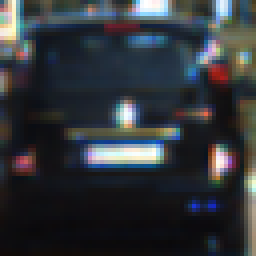
#> input picture data/vehicles/1030.png, 64 x 64 px, given in place of 145.png, which was not available (shown 4 times larger); the run also reads 1 picture not shown here
$ jupyter execute preprocessing.ipynb   (shell and % lines are left out)   (text cells are left out)
#> lines starting #> are read from the running program, lines starting #| are printed output that depends on the picture; pictures that were not available may be replaced by others from this repository, and a replacement may not be noted
[cell 1]

import glob
import os
import re

import matplotlib.image as mpimg
import pandas as pd
import PIL
import cv2
import matplotlib.pyplot as plt
import numpy as np
import math
import skimage.morphology as morph
from skimage import io, color
from PIL import Image
import skimage

[cell 2]
def img_read(filename, mode = 'color'):
#> called with filename = '../data/vehicles/145.png', mode = 'color'
    if(mode == 'color'):
        return cv2.cvtColor(cv2.imread(filename),cv2.COLOR_BGR2RGB)
    elif(mode=='grayscale' or mode=='greyscale' or mode == 'gray' or mode == 'grey'):
        return cv2.imread(filename, cv2.IMREAD_GRAYSCALE)
    elif(mode=='yuv' or mode=='YUV'):
        return cv2.cvtColor(cv2.imread(filename),cv2.COLOR_BGR2YUV)
    elif(mode=='hsv' or mode=='HSV'):
        return cv2.cvtColor(cv2.imread(filename),cv2.COLOR_BGR2HSV)
    elif(mode=='lab' or mode=='LAB'):
        return cv2.cvtColor(cv2.imread(filename),cv2.COLOR_BGR2LAB)
    else:
        return None

def norm_image(img):
    img_pil = Image.fromarray(img)
    """
    Normalize PIL image

    Normalizes luminance to (mean,std)=(0,1), and applies a [1%, 99%] contrast stretch
    """
    img_y, img_b, img_r = img_pil.convert('YCbCr').split()
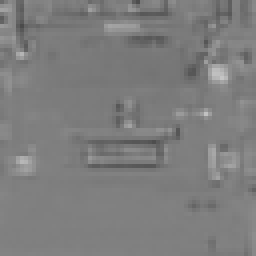
#> img_r: PIL image 64x64 L (shown 4 times larger); min 75, max 197, mean 125.3

    img_y_np = np.asarray(img_y).astype(float)

    img_y_np /= 255
    img_y_np -= img_y_np.mean()
    img_y_np /= img_y_np.std()
    scale = np.max([np.abs(np.percentile(img_y_np, 1.0)),
                    np.abs(np.percentile(img_y_np, 99.0))])
#> scale = 3.78
    img_y_np = img_y_np / scale
    img_y_np = np.clip(img_y_np, -1.0, 1.0)
    img_y_np = (img_y_np + 1.0) / 2.0

    img_y_np = (img_y_np * 255 + 0.5).astype(np.uint8)

    img_y = Image.fromarray(img_y_np)

    img_ybr = Image.merge('YCbCr', (img_y, img_b, img_r))
#> img_ybr: PIL image 64x64 YCbCr; mean of channels 0, 1, 2 127.5, 130.5, 125.3

    img_nrm = img_ybr.convert('RGB')

    open_cv_image = np.array(img_nrm)

    return open_cv_image

#Definir la función de transformación de la imagen (corrección gamma)
def gamma_correction(img, a, gamma):

    #Crear copia de la imagen tipo flotante dada la normalización
    img_copy = img.copy().astype(np.float32)/255.0
    #La función corrección gamma es de la forma ax^gamma donde x es la imagen de entrada
    res_gamma = cv2.pow(img_copy, gamma)
    res = cv2.multiply(res_gamma, a)

    #Asegurar que la los datos queden entre 0 y 255 y sean uint8
    res[res<0] = 0
    res = res*255.0
    res[res>255] = 255

    res = res.astype(np.uint8)

    return res

def histogram_equalization(img):

    #Crear matriz de ceros del tamaño de la imagen y tipo de dato flotante
    res = np.zeros(img.shape, np.float32)
    #Crear un vector 1-D de la matriz de la imagen es decir \aplanarla\
    img_raveled = img.ravel()
    #Generar el histograma normalizado de la imagen
    hist_norm = plt.hist(img_raveled, bins=255, range=(0.0, 255.0), density=True)
    #Limpiar la figura actual
    plt.clf()
    #hist_norm[0] es un vector de probabilidades. Añadir al vector el valor [1 - sumatoria de sus datos]
    pdf = hist_norm[0]
    np.append(pdf, 1.0 - np.sum(pdf))
    #Dado que se añade un dato se realiza la sumatoria de valores sobre todo el vector
    cdf = [np.sum(pdf[0:x]) for x in range(0,256)]
    #Hallar el valor mínimo y máximo de la imagen
    gmin = np.min(img)
    gmax = np.max(img)

    #Generar F(g) - Función de ecualización
    for g in range(0,256):
        res[img == g] = (gmax - gmin)*cdf[g] + gmin
    #Asegurar que los datos sean uint8 y esten en el rango correspondiente
    res[res<0] = 0
    res[res>255] = 255
    res = res.astype(np.uint8)
    return res

#definicion de funcion para la aplicacion del filtro de media.
def filtro_mediab(imag,k_size):
    #Aplica suavizado mediante la funcion blur
    res1 = cv2.blur(imag,(k_size,k_size),borderType=cv2.BORDER_REPLICATE )

    return res1

def filtro_media2d(imag,k_size):
    #Aplica suavizado mediante filter2D
    kernel = np.ones((k_size,k_size),np.float64)/(k_size**2)
    res2 = cv2.filter2D(imag, ddepth=-1, kernel= kernel, borderType=cv2.BORDER_REPLICATE)

    return res2

def minimum_filter(img,k_size):
    #Crear matriz de ceros del tamaño de imagen de entrada
    res = np.zeros(img.shape, np.uint8)
    #Definir el radio del kernel
    r = math.floor(k_size/2)
    #Recorrer cada posición i,j de la imagen con el kernel
    for i in range(r, img.shape[0]-r):
        for j in range(r, img.shape[1]-r):
            #Tamaño de la ventana
            window = img[i-r:i+r+1,j-r:j+r+1]
            #Cambiar el valor de la posición i,j de la imagen por el de la ventana
            min_val = np.min(window)
            res[i,j] = min_val
    return res

#Definir función de Filtro del Máximo
def maximum_filter(img,k_size):
    #Crear una matriz de ceros del tamaño de la imagen de entrada
    res = np.zeros(img.shape, np.uint8)
    #Radio del kernel
    r = math.floor(k_size/2)
    #Recorrer cada posición i,j de la imagen con el kernel
    for i in range(r, img.shape[0]-r):
        for j in range(r, img.shape[1]-r):
            #Tamaño de la ventana
            window = img[i-r:i+r+1,j-r:j+r+1]
            #Cambiar el valor de la posición i,j de la imagen por el de la ventana
            max_val = np.max(window)
            res[i,j] = max_val
    return res

[cell 3]
image_path = '145.png'
img_rgb = img_read('../data/vehicles/'+image_path)
img_norm = norm_image(img_rgb)

#Modelo RGB
img_R = img_rgb[:,:,0]
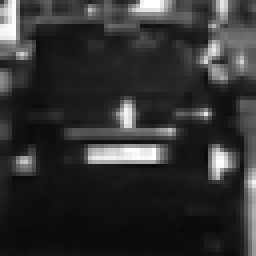
#> img_R: shape (64, 64) (shown 4 times larger); min 9, max 255, mean 49.6
img_G = img_rgb[:,:,1]
img_B = img_rgb[:,:,2]
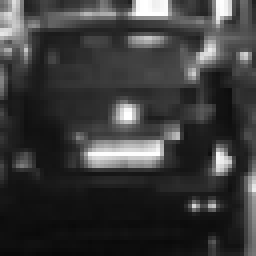
#> img_B: shape (64, 64) (shown 4 times larger); min 8, max 255, mean 58

fig, (ax1, ax2, ax3) = plt.subplots(1,3, figsize=(15, 6))

fig.suptitle('Canales RGB original', fontsize=15)
ax1.set_title('Canal R')
ax1.imshow(img_R, cmap='gray')
ax2.set_title('Canal G')
ax2.imshow(img_G, cmap='gray')
ax3.set_title('Canal B')
ax3.imshow(img_B, cmap='gray')

#Modelo RGB
img_R = img_norm[:,:,0]
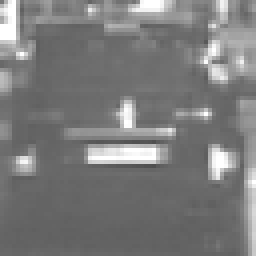
#> img_R: shape (64, 64) (shown 4 times larger); min 78, max 255, mean 123.2
img_G = img_norm[:,:,1]
img_B = img_norm[:,:,2]

fig, (ax1, ax2, ax3) = plt.subplots(1,3, figsize=(15, 6))

fig.suptitle('Canales RGB Normalizado', fontsize=15)
ax1.set_title('Canal R')
ax1.imshow(img_R, cmap='gray')
ax2.set_title('Canal G')
ax2.imshow(img_G, cmap='gray')
ax3.set_title('Canal B')
ax3.imshow(img_B, cmap='gray')

[cell 4]
img_cmy = img_read('../data/vehicles/'+image_path)
img_cmy_norm = norm_image(img_cmy)

#Modelo CMY
img_C= 255 - img_cmy[:,:,0]
img_M = 255 - img_cmy[:,:,1]
img_Y = 255 - img_cmy[:,:,2]
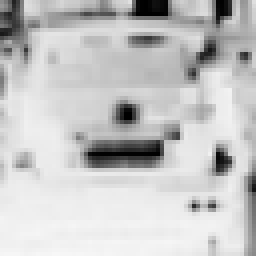
#> img_Y: shape (64, 64) (shown 4 times larger); min 0, max 247, mean 197

fig, (ax1, ax2, ax3) = plt.subplots(1,3, figsize=(15, 6))

fig.suptitle('Canales CMY Original', fontsize=15)
ax1.set_title('Canal C')
ax1.imshow(img_C, cmap='gray')
ax2.set_title('Canal M')
ax2.imshow(img_M, cmap='gray')
ax3.set_title('Canal Y')
ax3.imshow(img_Y, cmap='gray')

#Modelo CMY
img_C= 255 - img_cmy_norm[:,:,0]
img_M = 255 - img_cmy_norm[:,:,1]
img_Y = 255 - img_cmy_norm[:,:,2]
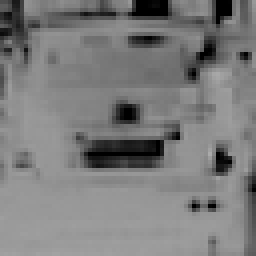
#> img_Y: shape (64, 64) (shown 4 times larger); min 0, max 170, mean 123.7

fig, (ax1, ax2, ax3) = plt.subplots(1,3, figsize=(15, 6))

fig.suptitle('Canales CMY Normalizado', fontsize=15)
ax1.set_title('Canal C')
ax1.imshow(img_C, cmap='gray')
ax2.set_title('Canal M')
ax2.imshow(img_M, cmap='gray')
ax3.set_title('Canal Y')
ax3.imshow(img_Y, cmap='gray')

[cell 5]
img_yuv = img_read('../data/vehicles/'+image_path, 'yuv')
#> in img_read (call 3), `return cv2.cvtColor(cv2.imread(filename),cv2.COLOR_BGR2YUV)`: returned value: shape (64, 64, 3); mean of channels 0, 1, 2 52.7, 130.5, 125.2
img_yuv_norm = norm_image(img_yuv)
#> in norm_image (call 3), `img_y, img_b, img_r = img_pil.convert('YCbCr').split()`:
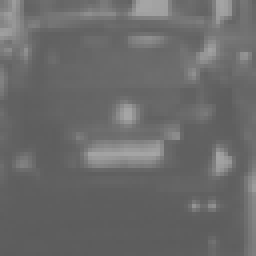
#> img_y: PIL image 64x64 L (shown 4 times larger); min 92, max 165, mean 106.2
#> in norm_image (call 3), `img_y, img_b, img_r = img_pil.convert('YCbCr').split()`:
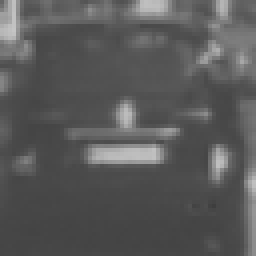
#> img_r: PIL image 64x64 L (shown 4 times larger); min 62, max 197, mean 89.1
#> in norm_image (call 3), `scale = np.max([np.abs(np.percentile(img_y_np, 1.0)), np.abs(np.percen..`: scale = 3.67
#> in norm_image (call 3), `img_y_np = (img_y_np + 1.0) / 2.0`:
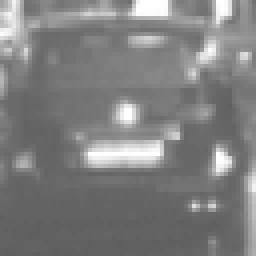
#> img_y_np: shape (64, 64) float64 (shown 4 times larger); min 0.371, max 1, mean 0.5
#> in norm_image (call 3), `img_ybr = Image.merge('YCbCr', (img_y, img_b, img_r))`: img_ybr: PIL image 64x64 YCbCr; mean of channels 0, 1, 2 127.4, 138, 89.1
#> in norm_image (call 3), `img_nrm = img_ybr.convert('RGB')`:
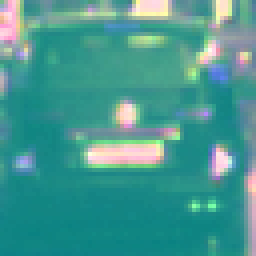
#> img_nrm: PIL image 64x64 RGB (shown 4 times larger); mean R, G, B 70.4, 151.3, 144.7

#Modelo YUV

img_Y = img_yuv[:,:,0]
img_U =  img_yuv[:,:,1]
img_V = img_yuv[:,:,2]

fig, (ax1, ax2, ax3) = plt.subplots(1,3, figsize=(15, 6))

fig.suptitle('Canales YUV Original', fontsize=15)
ax1.set_title('Canal Y')
ax1.imshow(img_Y, cmap='gray')
ax2.set_title('Canal U')
ax2.imshow(img_U, cmap='gray')
ax3.set_title('Canal V')
ax3.imshow(img_V, cmap='gray')

#Modelo YUV

img_Y = img_yuv_norm[:,:,0]
img_U =  img_yuv_norm[:,:,1]
img_V = img_yuv_norm[:,:,2]

fig, (ax1, ax2, ax3) = plt.subplots(1,3, figsize=(15, 6))

fig.suptitle('Canales YUV Normalizado', fontsize=15)
ax1.set_title('Canal Y')
ax1.imshow(img_Y, cmap='gray')
ax2.set_title('Canal U')
ax2.imshow(img_U, cmap='gray')
ax3.set_title('Canal V')
ax3.imshow(img_V, cmap='gray')

[cell 6]
img_hsv = img_read('../data/vehicles/'+image_path, 'hsv')
img_hsv_norm = norm_image(img_hsv)

#Modelo HSV

img_H = img_hsv[:,:,0]
img_S =  img_hsv[:,:,1]
img_V = img_hsv[:,:,2]

fig, (ax1, ax2, ax3) = plt.subplots(1,3, figsize=(15, 6))

fig.suptitle('Canales HSV Originales', fontsize=15)
ax1.set_title('Canal H')
ax1.imshow(img_H, cmap='gray')
ax2.set_title('Canal S')
ax2.imshow(img_S, cmap='gray')
ax3.set_title('Canal V')
ax3.imshow(img_V, cmap='gray')

#Modelo HSV

img_H = img_hsv_norm[:,:,0]
img_S =  img_hsv_norm[:,:,1]
img_V = img_hsv_norm[:,:,2]

fig, (ax1, ax2, ax3) = plt.subplots(1,3, figsize=(15, 6))

fig.suptitle('Canales HSV Normalizados', fontsize=15)
ax1.set_title('Canal H')
ax1.imshow(img_H, cmap='gray')
ax2.set_title('Canal S')
ax2.imshow(img_S, cmap='gray')
ax3.set_title('Canal V')
ax3.imshow(img_V, cmap='gray')

[cell 7]
img_lab = img_read('../data/vehicles/'+image_path, 'lab')
img_lab_norm = norm_image(img_lab)

#Modelo LAB

img_L = img_lab[:,:,0]
img_A =  img_lab[:,:,1]
img_B = img_lab[:,:,2]

fig, (ax1, ax2, ax3) = plt.subplots(1,3, figsize=(15, 6))
fig.suptitle('Canales LAB Originales', fontsize=15)
ax1.set_title('Canal L')
ax1.imshow(img_L, cmap='gray')
ax2.set_title('Canal A')
ax2.imshow(img_A, cmap='gray')
ax3.set_title('Canal B')
ax3.imshow(img_B, cmap='gray')

#Modelo LAB

img_L = img_lab_norm[:,:,0]
img_A =  img_lab_norm[:,:,1]
img_B = img_lab_norm[:,:,2]

fig, (ax1, ax2, ax3) = plt.subplots(1,3, figsize=(15, 6))
fig.suptitle('Canales LAB Normalizados', fontsize=15)
ax1.set_title('Canal L')
ax1.imshow(img_L, cmap='gray')
ax2.set_title('Canal A')
ax2.imshow(img_A, cmap='gray')
ax3.set_title('Canal B')
ax3.imshow(img_B, cmap='gray')

[cell 8]
image_path_one = '50.png'
img_rgb = img_read('../data/vehicles/'+image_path_one)

#Modelo RGB
img_R = img_rgb[:,:,0]
img_G = img_rgb[:,:,1]
img_B = img_rgb[:,:,2]

fig, (ax1, ax2, ax3) = plt.subplots(1,3, figsize=(15, 6))

fig.suptitle('Canales RGB original', fontsize=15)
ax1.set_title('Canal R')
ax1.imshow(img_R, cmap='gray')
ax2.set_title('Canal G')
ax2.imshow(img_G, cmap='gray')
ax3.set_title('Canal B')
ax3.imshow(img_B, cmap='gray')

[cell 9]
img_yuv = img_read('../data/vehicles/'+image_path_one, 'yuv')

#Modelo YUV

img_Y = img_yuv[:,:,0]
img_U =  img_yuv[:,:,1]
img_V = img_yuv[:,:,2]

fig, (ax1, ax2, ax3) = plt.subplots(1,3, figsize=(15, 6))

fig.suptitle('Canales YUV Original', fontsize=15)
ax1.set_title('Canal Y')
ax1.imshow(img_Y, cmap='gray')
ax2.set_title('Canal U')
ax2.imshow(img_U, cmap='gray')
ax3.set_title('Canal V')
ax3.imshow(img_V, cmap='gray')

[cell 10]
img_hsv = img_read('../data/vehicles/'+image_path_one, 'hsv')

#Modelo HSV

img_H = img_hsv[:,:,0]
img_S =  img_hsv[:,:,1]
img_V = img_hsv[:,:,2]

fig, (ax1, ax2, ax3) = plt.subplots(1,3, figsize=(15, 6))

fig.suptitle('Canales HSV Originales', fontsize=15)
ax1.set_title('Canal H')
ax1.imshow(img_H, cmap='gray')
ax2.set_title('Canal S')
ax2.imshow(img_S, cmap='gray')
ax3.set_title('Canal V')
ax3.imshow(img_V, cmap='gray')

[cell 11]
sharp_kernel = np.array([[0,-1,0], [-1,5,-1], [0,-1,0]])
img_G_sharp = cv2.filter2D(img_G, -1, sharp_kernel)
img_Y_sharp = cv2.filter2D(img_Y, -1, sharp_kernel)

fig, (ax1, ax2) = plt.subplots(1,2, figsize=(15, 6))

fig.suptitle('Comparación Kernel R', fontsize=15)
ax1.set_title('Original')
ax1.imshow(img_G, cmap='gray')
ax2.set_title('Después del kernel')
ax2.imshow(img_G_sharp, cmap='gray')

fig, (ax1, ax2) = plt.subplots(1,2, figsize=(15, 6))

fig.suptitle('Comparación Kernel Y', fontsize=15)
ax1.set_title('Original')
ax1.imshow(img_Y, cmap='gray')
ax2.set_title('Después del kernel')
ax2.imshow(img_Y_sharp, cmap='gray')

[cell 12]
#Definir la función ecualización del histograma cuyo parámetro es una imagen
img_rgb1 = img_read('../data/vehicles/'+image_path_one)
#Modelo RGB
img_G2 = img_rgb1

#Leer la imagen y aplicar la transformación ecualización del histograma sobre ésta

res_ecua = histogram_equalization(img_G2)
#> in histogram_equalization, `img_raveled = img.ravel()`: img_raveled = 12288 values, max 255 at index 2736, min 3 at index 8637, mean 77.62
#> in histogram_equalization, `pdf = hist_norm[0]`: pdf = 255 values, max 0.0251 at index 25, min 0 at index 0, mean 0.00392
#> in histogram_equalization, `cdf = [np.sum(pdf[0:x]) for x in range(0,256)]`: cdf = 256 values from 0 to 1
#> in histogram_equalization, `gmin = np.min(img)`: gmin = 3
#> in histogram_equalization, `gmax = np.max(img)`: gmax = 255

#Generar subplot 2x3 para mostrar imagen histograma y función de densidad acumulada
fig, arreglo_plots = plt.subplots(2,2 ,figsize=(10 ,10))
colors = ('r','g','b')

arreglo_plots[0,0].set_title('Imagen original')
arreglo_plots[0,0].imshow(img_G2, cmap='gray')
arreglo_plots[0,1].set_title('Histograma original')
img_array_i = img_G.ravel()
#> img_array_i = 4096 values, max 255 at index 975, min 16 at index 3002, mean 76.83
_=arreglo_plots[0,1].hist(img_array_i,histtype='step', bins=255 ,
                            range=(0.0, 255.0),density=True ,color=colors[1])

arreglo_plots[1,0].set_title('Imagen modificada')
arreglo_plots[1,0].imshow(res_ecua, cmap="gray")
arreglo_plots[1,1].set_title('Histograma modificado')
img_array_i = res_ecua.ravel()
#> img_array_i = 12288 values, max 255 at index 2736, min 3 at index 2529, mean 127.2
_=arreglo_plots[1,1].hist(img_array_i,histtype='step', bins=255,
                          range=(0.0, 255.0),density=True, color=colors[1])

[cell 13]
image_path = "145.png"
#Definir la función ecualización del histograma cuyo parámetro es una imagen
img_rgb1 = img_read('../data/vehicles/'+image_path)
#Modelo RGB
img_G2 = img_rgb1

#Leer la imagen y aplicar la transformación ecualización del histograma sobre ésta

res_ecua2 = histogram_equalization(img_G2)

#Generar subplot 2x3 para mostrar imagen histograma y función de densidad acumulada
fig, arreglo_plots = plt.subplots(2,2 ,figsize=(10 ,10))
colors = ('r','g','b')

arreglo_plots[0,0].set_title('Imagen original')
arreglo_plots[0,0].imshow(img_G2, cmap='gray')
arreglo_plots[0,1].set_title('Histograma original')
img_array_i = img_G.ravel()
#> img_array_i = 4096 values, max 255 at index 975, min 16 at index 3002, mean 76.83
_=arreglo_plots[0,1].hist(img_array_i,histtype='step', bins=255 ,
                            range=(0.0, 255.0),density=True ,color=colors[1])

arreglo_plots[1,0].set_title('Imagen modificada')
arreglo_plots[1,0].imshow(res_ecua2, cmap="gray")
arreglo_plots[1,1].set_title('Histograma modificado')
img_array_i = res_ecua2.ravel()
#> img_array_i = 12288 values, max 255 at index 108, min 8 at index 5976, mean 129.4
_=arreglo_plots[1,1].hist(img_array_i,histtype='step', bins=255,
                          range=(0.0, 255.0),density=True, color=colors[1])

[cell 14]
res_gauss = cv2.GaussianBlur(img_G2,(5, 5),2)
res_gauss_ecua= cv2.GaussianBlur(res_ecua2,(5, 5),2)

fig, (ax1, ax2, ax3) = plt.subplots(1,3, figsize=(15, 6))
ax1.set_title("Imagen Sin Filtro")
ax1.imshow(img_G2)
ax2.set_title("Imagen con Filtro Gaussiano")
ax2.imshow(res_gauss)
ax3.set_title("Imagen ecualizada con Filtro Gaussiano")
ax3.imshow(res_gauss_ecua)

[cell 15]
img_rgb1 = img_read('../data/vehicles/'+image_path_one)
#Modelo RGB
img_G2 = img_rgb1

res_gauss = cv2.GaussianBlur(img_G2,(5, 5),2)
res_gauss_ecua= cv2.GaussianBlur(res_ecua,(5, 5),2)

fig, (ax1, ax2, ax3) = plt.subplots(1,3, figsize=(15, 6))
ax1.set_title("Imagen Sin Filtro")
ax1.imshow(img_G2)
ax2.set_title("Imagen con Filtro Gaussiano")
ax2.imshow(res_gauss)
ax3.set_title("Imagen ecualizada con Filtro Gaussiano")
ax3.imshow(res_gauss_ecua)

[cell 16]
k_size=3 #valor tamaño del kernel
#CANAL G - RGB
fmb_imagen5,fmd_imagen5 = filtro_mediab(res_ecua,k_size),filtro_media2d(img_G2,k_size)
#> in filtro_media2d, `kernel = np.ones((k_size,k_size),np.float64)/(k_size**2)`: kernel = [[0.111, 0.111, 0.111], [0.111, 0.111, 0.111], [0.111, 0.111, 0.111]]
#solo se mostro el filtro en la imagen 5

fig, (ax1, ax2, ax3) = plt.subplots(1,3, figsize=(15, 6))
ax1.set_title("Imagen Sin Filtro")
ax1.imshow(img_G2)
ax2.set_title("Imagen con funcion blue")
ax2.imshow(fmb_imagen5)
ax3.set_title("Imagen ecualizada con Funcion Filter2D")
ax3.imshow(fmd_imagen5)

[cell 17]
k_size=3#valor tamaño del kernel

img_rgb1 = img_read('../data/vehicles/'+image_path)
#Modelo RGB
img_G2 = img_rgb1

#CANAL G - RGB
fmb_imagen5,fmd_imagen5 = filtro_mediab(res_ecua2,k_size),filtro_media2d(img_G2,k_size)
#solo se mostro el filtro en la imagen 5

fig, (ax1, ax2, ax3) = plt.subplots(1,3, figsize=(15, 6))
ax1.set_title("Imagen Sin Filtro")
ax1.imshow(img_G2)
ax2.set_title("Imagen con funcion blue")
ax2.imshow(fmb_imagen5)
ax3.set_title("Imagen ecualizada con Funcion Filter2D")
ax3.imshow(fmd_imagen5)

[cell 18]
#Definir tamaño del kernel
k_size = 3

img_rgb1 = img_read('../data/vehicles/'+image_path_one)
#Modelo RGB
img_G2 = img_rgb1

res1 = cv2.medianBlur(img_G2, k_size)
res2 = cv2.medianBlur(res_ecua, k_size)

fig, (ax1, ax2, ax3) = plt.subplots(1,3, figsize=(15, 6))
ax1.set_title("Imagen Sin Filtro")
ax1.imshow(img_G2)
ax2.set_title("Imagen con filtro")
ax2.imshow(res1)
ax3.set_title("Imagen ecualizada con filtro")
ax3.imshow(res2)

[cell 19]
#Definir tamaño del kernel
k_size = 3

img_rgb1 = img_read('../data/vehicles/'+image_path)
#Modelo RGB
img_G2 = img_rgb1

res1 = cv2.medianBlur(img_G2, k_size)
res2 = cv2.medianBlur(res_ecua2, k_size)

fig, (ax1, ax2, ax3) = plt.subplots(1,3, figsize=(15, 6))
ax1.set_title("Imagen Sin Filtro")
ax1.imshow(img_G2)
ax2.set_title("Imagen con filtro")
ax2.imshow(res1)
ax3.set_title("Imagen ecualizada con filtro")
ax3.imshow(res2)

[cell 20]
k_size = 1

img_rgb1 = img_read('../data/vehicles/'+image_path_one)
#Modelo RGB
img_G2 = img_rgb1

fig, (ax1) = plt.subplots(1, figsize=(15, 6))
ax1.imshow(minimum_filter(img_rgb1, k_size))

[cell 21]
k_size = 1

img_rgb1 = img_read('../data/vehicles/'+image_path)
#Modelo RGB
img_G2 = img_rgb1

fig, (ax1) = plt.subplots(1, figsize=(15, 6))
ax1.imshow(minimum_filter(img_rgb1, k_size))

[cell 22]
k_size = 2

img_rgb1 = img_read('../data/vehicles/'+image_path_one)
#Modelo RGB
img_G2 = img_rgb1

fig, (ax1) = plt.subplots(1, figsize=(15, 6))
ax1.imshow(maximum_filter(img_rgb1, k_size))

[cell 23]
k_size = 1

img_rgb1 = img_read('../data/vehicles/'+image_path)
#Modelo RGB
img_G2 = img_rgb1

fig, (ax1) = plt.subplots(1, figsize=(15, 6))
ax1.imshow(maximum_filter(img_rgb1, k_size))
